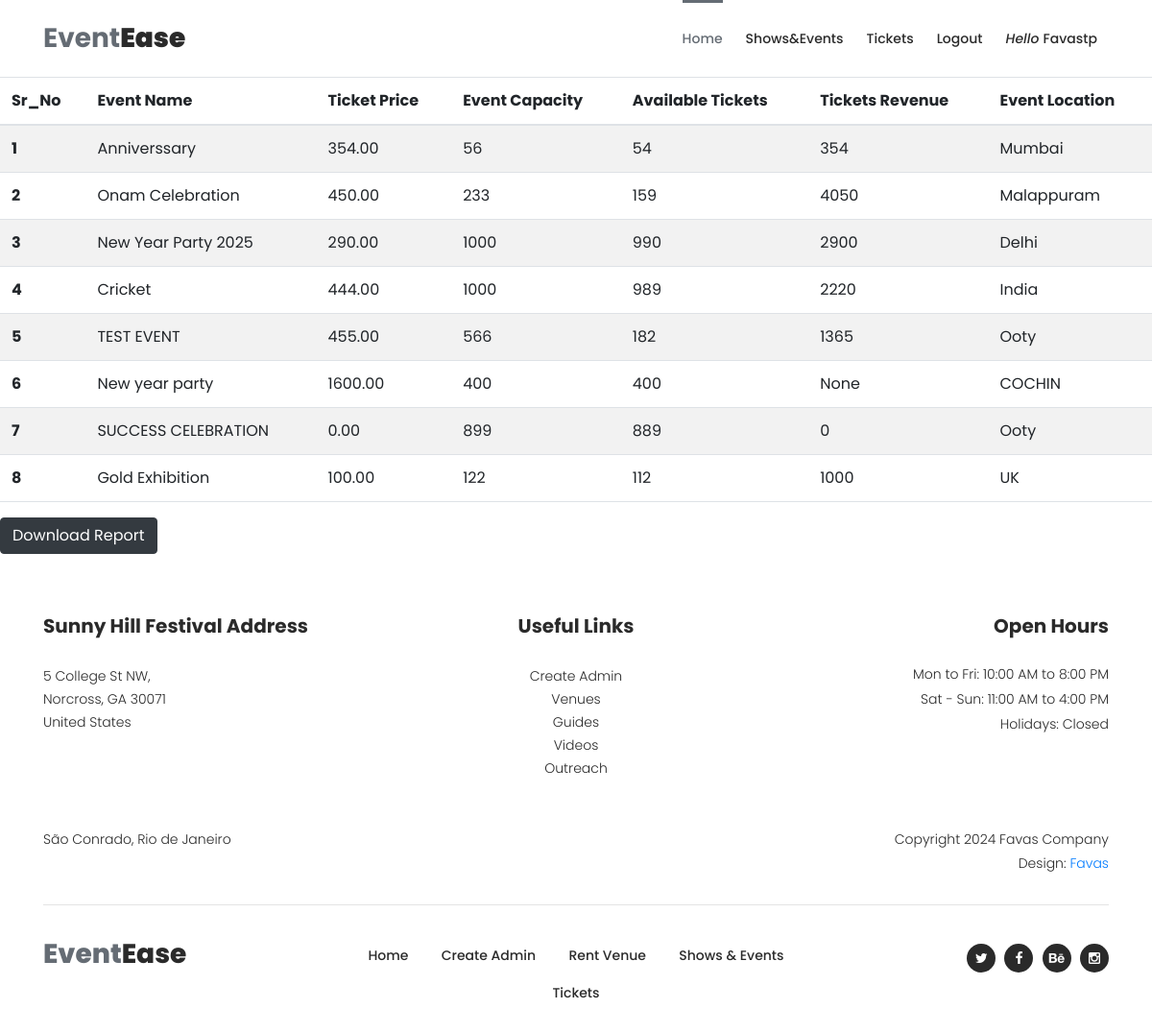
Screenshot of /admin_ticket_list/ (signed in) with the database file from the repository.
### events/models.py (models this page shows, shortened)
class Event(models.Model):
    user = models.ForeignKey(Profile, on_delete=models.CASCADE,blank=True,null=True)  # Link each event to a user
    title = models.CharField(max_length=200)
    description = models.TextField()
    date = models.DateField()
    time = models.TimeField()
    location = models.CharField(max_length=255)
    ticket_price=models.DecimalField(max_digits=10,decimal_places=2,default=0.00)
    is_active = models.BooleanField(default=True)
    image = models.ImageField(upload_to='event_images/', null=True, blank=True)
    capacity = models.PositiveIntegerField(default=0)
    available_tickets = models.PositiveIntegerField(default=0)
    def __str__(self):
        return self.title

### events/views.py (the view)
# urls.py: path('admin_ticket_list/', views.admin_ticket_list, name='admin_ticket_list'),
def admin_ticket_list(request):
    ticket_data = Event.objects.prefetch_related('tickets', 'user__user').annotate(
        total_ticket_collection=Sum(F('tickets__price'))
    ).all()
    context={
        'ticket_data':ticket_data
    }
    print(context)
    return render(request,'layout_admin_ticket_list.html',context)

### templates/Layout_admin_ticket_list.html
{% extends 'blank_layout.html' %}
{% block header%}
{% include 'header.html' %}
{% endblock header%}
{% block admin_event_list %}
{% include 'admin_ticket_list.html' %}
{% endblock admin_event_list %}
{% block footer %}
{% include 'footer.html' %}
{% endblock footer %}

### templates/header.html (shortened to what this page needs)
{% load static %}
<link href="https://cdn.jsdelivr.net/npm/bootstrap@5.3.0/dist/css/bootstrap.min.css" rel="stylesheet">
<header class="header-area header-sticky">
    <div class="container">
        <div class="row">
            <div class="col-12">
                <nav class="main-nav">
                    <a href="{% url 'index' %}" class="logo">Event<em>Ease</em></a>
                    <ul class="nav">
                        <li><a href="{% url 'index' %}" class="active">Home</a></li>
                        <li><a href="{% url 'display_event' %}">Shows&Events</a></li>
                        <li><a href="{% url 'tickets' %}">Tickets</a></li>
                        {% if user.is_authenticated %}
                            <li><a href="{% url 'logout' %}">Logout</a></li>
                            <li><a href="#"><em>Hello </em>{{ user.username }}</a></li>
                        {% else %}
                            <li><a href="{% url 'login' %}">Login</a></li>
                        {% endif %}
                    </ul>
                </nav>
            </div>
        </div>
    </div>
</header>

### templates/admin_ticket_list.html (shortened to what this page needs)
{% load static %}
    <link rel="stylesheet" type="text/css" href="{% static 'css/bootstrap.min.css' %}">
    <link rel="stylesheet" type="text/css" href="{% static 'css/font-awesome.css' %}">
    <link rel="stylesheet" type="text/css" href="{% static 'css/owl-carousel.css' %}">
    <link rel="stylesheet" href="{% static 'css/tooplate-artxibition.css' %}">
<table class="table table-striped">
    <thead>
      <tr>
        <th scope="col">Sr_No</th>
        <th scope="col">Event Name</th>
        <th scope="col">Ticket Price</th>
        <th scope="col">Event Capacity</th>
        <th scope="col">Available Tickets</th>
        <th scope="col">Tickets Revenue</th>
        <th scope="col">Event Location</th>
      </tr>
    </thead>
    <tbody>
        {% for data in ticket_data %}
      <tr>
        <th scope="row">{{ forloop.counter}}</th>
       <td>{{data.title}}</td>
        <td>{{data.ticket_price}}</td>
        <td>{{data.capacity}}</td>
        <td>{{data.available_tickets}}</td>
        <td>{{data.total_ticket_collection}}</td>
        <td>{{data.location}}</td>
      </tr>
      {% endfor %}
    </tbody>
  </table>
  <a href="{% url 'download_ticket_report' %}" class="btn btn-dark btn-md">Download Report</a>

### static/css/tooplate-artxibition.css (style rules this page uses)
html, body, div, span, applet, object, iframe, h1, h2, h3, h4, h5, h6, p, blockquote, div pre, a, abbr, acronym, address, big, cite, code, del, dfn, em, font, img, ins, kbd, q, s, samp, small, strike, strong, sub, sup, tt, var, b, u, i, center, dl, dt, dd, ol, ul, li, figure, header, nav, section, article, aside, footer, figcaption { margin: 0; padding: 0; border: 0; outline: 0; }
ul, li { padding: 0; margin: 0; list-style: none; }
header, nav, section, article, aside, footer, hgroup { display: block; }
* { box-sizing: border-box; }
html, body { font-family: 'Poppins', sans-serif; font-weight: 400; background-color: #fff; font-size: 16px; -ms-text-size-adjust: 100%; -webkit-font-smoothing: antialiased; -moz-osx-font-smoothing: grayscale; }
a { text-decoration: none !important; }
ul { margin-bottom: 0px; }
html, body { background: #fff; font-family: 'Poppins', sans-serif; }
.header-area { position: relative; top: 0px; left: 0px; right: 0px; z-index: 100; height: 80px; background: #fff; -webkit-transition: all .5s ease 0s; -moz-transition: all .5s ease 0s; -o-transition: all .5s ease 0s; transition: all .5s ease 0s; }
.header-area .main-nav { min-height: 80px; background: transparent; }
.header-area .main-nav .logo { line-height: 80px; color: #656c74; font-size: 28px; font-weight: 700; float: left; -webkit-transition: all 0.3s ease 0s; -moz-transition: all 0.3s ease 0s; -o-transition: all 0.3s ease 0s; transition: all 0.3s ease 0s; }
.header-area .main-nav .logo em { font-style: normal; color: #2a2a2a; font-weight: 900; }
.header-area .main-nav .nav { float: right; margin-top: 27px; margin-right: 0px; background-color: transparent; -webkit-transition: all 0.3s ease 0s; -moz-transition: all 0.3s ease 0s; -o-transition: all 0.3s ease 0s; transition: all 0.3s ease 0s; position: relative; z-index: 999; }
.header-area .main-nav .nav li { padding-left: 20px; padding-right: 20px; }
.header-area .main-nav .nav li a { display: block; font-weight: 500; font-size: 14px; color: #2a2a2a; text-transform: capitalize; -webkit-transition: all 0.3s ease 0s; -moz-transition: all 0.3s ease 0s; -o-transition: all 0.3s ease 0s; transition: all 0.3s ease 0s; height: 40px; line-height: 40px; border: transparent; }
.header-area .main-nav .nav li:hover a, .header-area .main-nav .nav li a.active { color: #656c74!important; opacity: 1; }
.header-area .main-nav .nav li a.active { position: relative; }
.header-area .main-nav .nav li a.active:after { position: absolute; width: 100%; height: 3px; background-color: #656c74; content: ''; top: -20px; left: 0; }
.header-area.header-sticky { min-height: 80px; }
.header-area.header-sticky .nav { margin-top: 20px !important; }
.header-area.header-sticky .nav li a.active { color: #656c74; }
@media (max-width: 1200px) { .header-area .main-nav .nav li { padding-left: 12px; padding-right: 12px; } }
@media (max-width: 1200px) { .header-area .main-nav:before { display: none; } }
@media (min-width: 767px) { .header-area .main-nav .nav { display: flex !important; } }

### rows the page displays
Event: title "Anniverssary", ticket_price "354.00", capacity "56", available_tickets "54", total_ticket_collection "354", location "Mumbai"
Event: title "Onam Celebration", ticket_price "450.00", capacity "233", available_tickets "159", total_ticket_collection "4050", location "Malappuram"
Event: title "New Year Party 2025", ticket_price "290.00", capacity "1000", available_tickets "990", total_ticket_collection "2900", location "Delhi"
Event: title "Cricket", ticket_price "444.00", capacity "1000", available_tickets "989", total_ticket_collection "2220", location "India"
Event: title "TEST EVENT", ticket_price "455.00", capacity "566", available_tickets "182", total_ticket_collection "1365", location "Ooty"
Event: title "New year party", ticket_price "1600.00", capacity "400", available_tickets "400", total_ticket_collection "None", location "COCHIN"
Event: title "SUCCESS CELEBRATION", ticket_price "0.00", capacity "899", available_tickets "889", total_ticket_collection "0", location "Ooty"
Event: title "Gold Exhibition", ticket_price "100.00", capacity "122", available_tickets "112", total_ticket_collection "1000", location "UK"

### other values shown
{{ user.username }} "Favastp"
